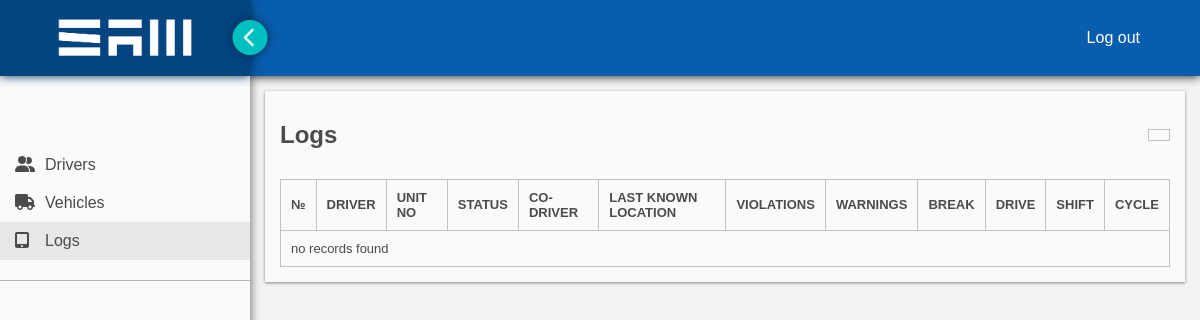
Before: /logs/ with the older database file.
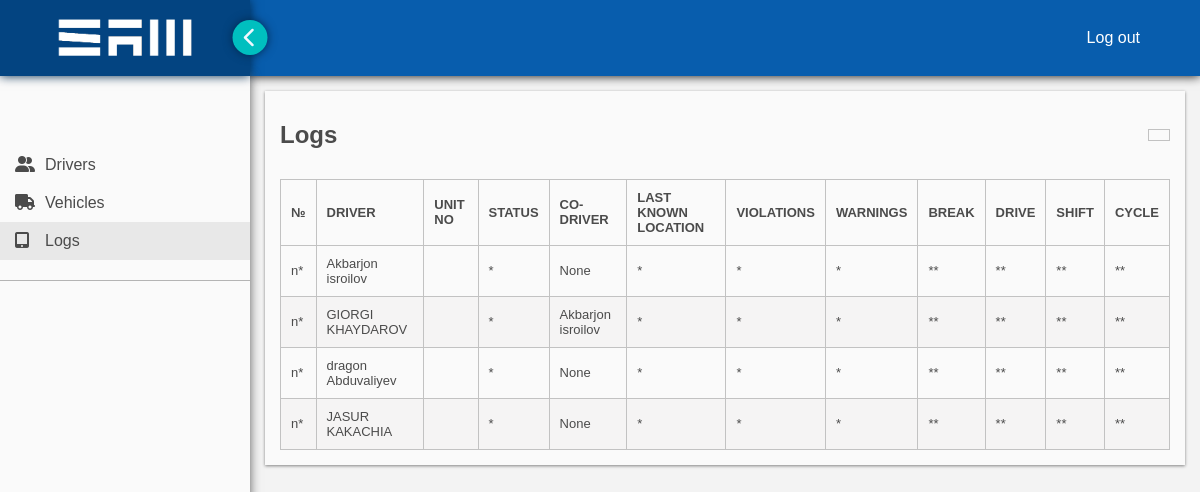
After: the same page with the newer database file.
### sameld/models.py (models this page shows)
class Driver(models.Model):
    user = models.OneToOneField(User, null=True, on_delete=models.CASCADE)
    cdl_number = models.CharField(max_length=20, unique=True)
    cdl_state = models.CharField(max_length=2, choices=STATES, default='NY')
    vehicle = models.OneToOneField(Vehicle, blank=True, null=True, on_delete=models.SET_NULL)
    co_driver = models.OneToOneField('self', blank=True, null=True, on_delete=models.SET_NULL)
    company_user_id = models.CharField(max_length=15, blank=True, null=True)
    phone = models.CharField(max_length = 10, blank=True, null=True)
    app_version = models.CharField(max_length=5, blank=True, null=True)
    notes = models.CharField(max_length=255, blank=True)
    is_active = models.BooleanField(default=1)
    def __str__(self):
        return self.user.first_name + ' ' + self.user.last_name

### sameld/views.py (the view)
# urls.py: path('logs/', views.logs, name = 'logs'),
def logs(request):
    query = Driver.objects.all()
    context = {
        'drivers': query,
        'category': 'logs',
    }
    return render(request, 'logs.html', context)

### sameld/templates/logs.html (shortened to what this page needs)
{% extends 'main.html' %}{% load static %} {% block content %}
<link rel="stylesheet" href="{% static 'styles/logs.css' %}" />
<div class="container">
  <div class="row">
    <h2>Logs</h2>
    <a href=""></a>
  </div>
  <table>
    <thead>
      <tr>
        <td>№</td>
        <td>driver</td>
        <td>unit no</td>
        <td>status</td>
        <td>co-driver</td>
        <td>last known location</td>
        <td>violations</td>
        <td>warnings</td>
        <td>break</td>
        <td>drive</td>
        <td>shift</td>
        <td>cycle</td>
      </tr>
    </thead>
    <tbody id="tbody">
      {% if drivers %} {% for driver in drivers %}
      <tr>
        <td>n*</td>
        <td>{{driver.user.first_name}} {{driver.user.last_name}}</td>
        <td>{{driver.vehicle.unit_number}}</td>
        <td>*</td>
        <td>{{driver.co_driver}}</td>
        <td>*</td>
        <td>*</td>
        <td>*</td>
        <td>**</td>
        <td>**</td>
        <td>**</td>
        <td>**</td>
      </tr>
      {% endfor %} {% else %}
      <tr>
        <td colspan="12">no records found</td>
      </tr>
      {% endif %}
    </tbody>
  </table>
</div>
{% endblock %}

Changed rows visible on the page:
added Driver: user.first_name "Akbarjon", user.last_name "isroilov", co_driver "None"
added Driver: user.first_name "GIORGI", user.last_name "KHAYDAROV", co_driver "Akbarjon isroilov"
added Driver: user.first_name "dragon", user.last_name "Abduvaliyev", co_driver "None"
added Driver: user.first_name "JASUR", user.last_name "KAKACHIA", co_driver "None"
Other visible differences:
text no longer shown: "no records found"
